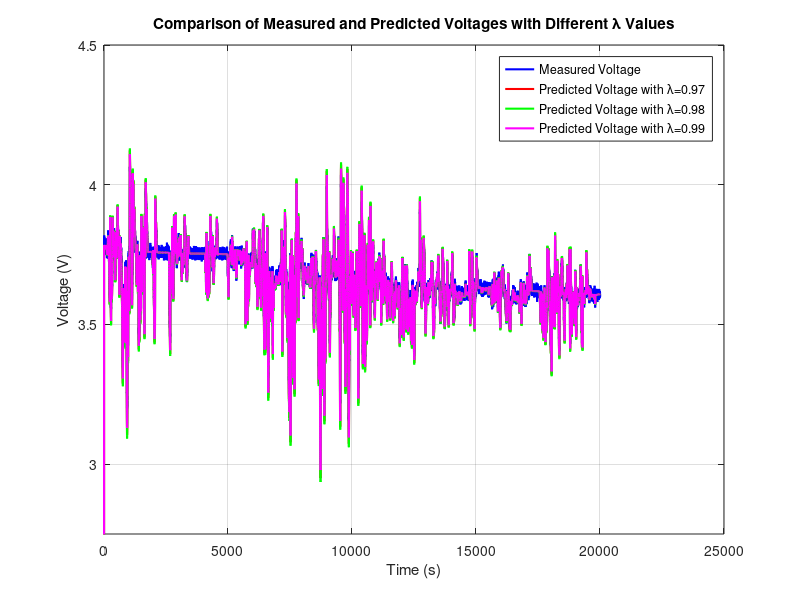

The MATLAB script that drew this image:
clear all
%load ECM1 
load ECM1
% Fit polynomial model to OCV data
Pocv = polyfit(OCV(:,1),OCV(:,2),10);

% Open loop estimation of z
Ts = 0.1;           % Sampling time (s)
Q  = 60*3600;       % Capacity (As)
z(1) = 0.5;                                 % Initial SoC
vOC(1) = polyval(Pocv,z(1));                % Inital OCV
for k = 1:length(Time)-1
    z(k+1) = z(k)+(Ts/Q)*Current(k);        % Simulated SoC
    vOC(k+1) = polyval(Pocv,z(k+1));        % Corresponding OCV
end

%v0 = Voltage - vOC';

%%%%%%%%%%%%%%%%%%%%
for k = 1:length(Time)    
    v0 = Voltage(k) - vOC';
    R_not = v0/Current(k);
   
end
%%%%%%%%%%%%%%%%%%%%%%
v0 = Voltage - vOC';

%% voltage comparison for different lambda_values
% Given initial data
Y = v0;
Phi = Current;
lambda_values = [0.97, 0.98, 0.99]; % Different values of lambda (forgetting factor)
Time = 1:length(Y); % Assuming time is a vector of same length as Y

% Initialize storage for theta and predicted voltages
theta_all = zeros(length(lambda_values), length(Time));
V_pred_all = zeros(length(lambda_values), length(Time));

% Loop over each lambda value
for i = 1:length(lambda_values)
    lambda = lambda_values(i);

    % Initialize theta and P for RLS
    theta = zeros(1, length(Time));
    theta(1) = 0.01; % Initial parameter guess
    P = zeros(1, length(Time));
    P(1) = 1; % Initialization of P

    % RLS update loop
    for k = 2:length(Time)
        eps = Y(k,:) - Phi(k,:)*theta(k-1);
        K = P(k-1)*Phi(k,:)/(lambda + Phi(k,:)*P(k-1)*Phi(k,:)');
        theta(k) = theta(k-1) + K*eps;
        P(k) = (1/lambda) * (1 - K*Phi(k,:)) * P(k-1);
    end
    % Extract the final estimate for R0
    R0_hat = theta(end)

    % Initialize v_r
    v_r = zeros(1, length(Time));

    % Discrete-time model computation
    for k = 1:length(Time)-1
        % Compute the output voltage
        v_r(k+1) = vOC(k+1) + R0_hat * Current(k+1);
    end
    V_pred_r = v_r';
    
    % Store the predicted voltages
    V_pred_all(i,:) = V_pred_r;

    % Store theta values for this lambda
    theta_all(i,:) = theta;
end

% Plotting results
figure(6);
plot(Time, Voltage, 'b', 'LineWidth', 1.5);
ylim([2.75 4.5]) 
hold on;
plot(Time, V_pred_all(1,:), 'r', 'LineWidth', 1.5);
plot(Time, V_pred_all(2,:), 'g', 'LineWidth', 1.5);
plot(Time, V_pred_all(3,:), 'm', 'LineWidth', 1.5);
xlabel('Time (s)');
ylabel('Voltage (V)');
legend('Measured Voltage', 'Predicted Voltage with \lambda=0.97', 'Predicted Voltage with \lambda=0.98', 'Predicted Voltage with \lambda=0.99');
title('Comparison of Measured and Predicted Voltages with Different \lambda Values');
grid on;
hold off;

% Calculate the error between real and predicted voltage
error_r = Voltage - V_pred_all(3,:)';

% Square the errors
squared_error_r = error_r .^ 2;

% Compute the mean of the squared errors (MSE)
MSE_r = mean(squared_error_r);

% Calculate the root mean squared error (RMSE)
RMSE_r = sqrt(MSE_r);

% Display the RMSE value
fprintf('RMSE: %f\n', RMSE_r);

RMSE_all = zeros(length(lambda_values),1);

for i = 1:length(lambda_values)
    error_r = Voltage - V_pred_all(i,:)';
    RMSE_all(i) = sqrt(mean(error_r.^2));
end

disp(RMSE_all)
